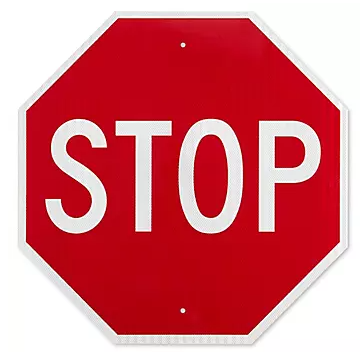
#> input picture Assignment 4/image1.png, 363 x 352 px, given in place of the camera
$ python Rhichard_Koh_Assignment1.py
#> lines starting #> are read from the running program, lines starting #| are printed output that depends on the picture; after the words box and inside, x2 and y2 are one past the last pixel; in counts of white or black regions, pixels touching at a corner belong together
import cv2
import numpy as np

# Access the Webcam
cap = cv2.VideoCapture(0)

while True:
    ret, frame = cap.read()
#> frame is the input picture: shape (352, 363, 3); mean B, G, R 122.1, 113.1, 213.1

    # Convert the webcam's BGR colour space into HSV
    hsvImage = cv2.cvtColor(frame, cv2.COLOR_BGR2HSV)
#> hsvImage: shape (352, 363, 3); mean H, S, V 114.1, 138.3, 213.6
    # Get the mask of all orange colours from the webcam
    mask = cv2.inRange(hsvImage, (10, 100, 20), (25, 255, 255))
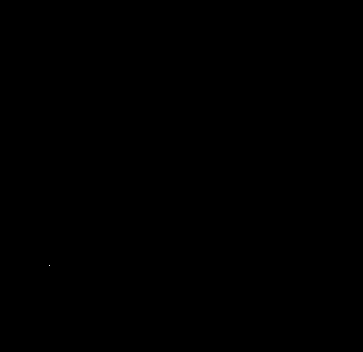
#> mask: shape (352, 363); 0% white in thin lines or dots, all inside (x1, y1, x2, y2) = (49, 265, 50, 266)

    # Find contours in the mask
    contours, _ = cv2.findContours(mask, cv2.RETR_TREE, cv2.CHAIN_APPROX_SIMPLE)
#> contours = [[[49, 265]]]

    for contour in contours:
        # Get bounding box for each contour
        x, y, w, h = cv2.boundingRect(contour)

        # Draw rectangle around the contour
        cv2.rectangle(frame, (x, y), (x+w, y+h), (0, 255, 0), 2)

        # Place Text of Orange when it identifies orange
        cv2.putText(frame, "Orange", (x, y-10), cv2.FONT_HERSHEY_SIMPLEX, 0.9, (0, 140, 255), 2)
#> this loop made 1 pass
#> (x, y, w, h) on pass 1: (49, 265, 1, 1)
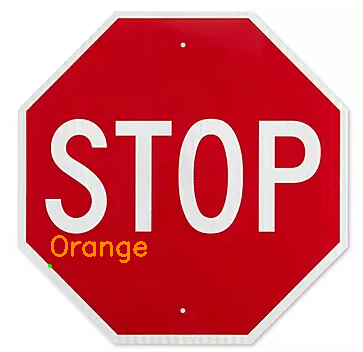
#> frame: shape (352, 363, 3); 0.6% of pixels changed, all inside (x1, y1, x2, y2) = (48, 235, 147, 268)

    # Show the live feed
    cv2.imshow('frame', frame)

    # Press "q" when you want to stop the program
    if cv2.waitKey(1) & 0xFF == ord('q'):
#> (key q is pressed here)
        break

cap.release()
cv2.destroyAllWindows()

$ run again, on Assignment 4/image2.png
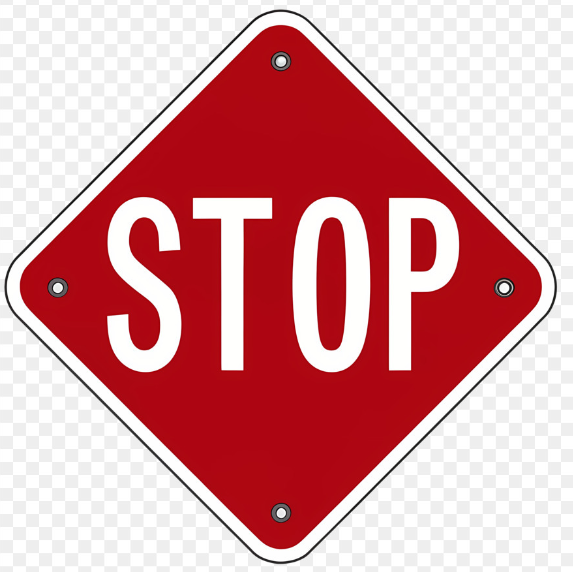
#> input picture Assignment 4/image2.png, 573 x 572 px, given in place of the camera
#> frame is the input picture: shape (572, 573, 3); mean B, G, R 158.9, 154.7, 216.8
#> hsvImage: shape (572, 573, 3); mean H, S, V 71.3, 92, 216.9
#> mask: shape (572, 573); 0% white in thin lines or dots, all inside (x1, y1, x2, y2) = (278, 70, 279, 71)
#> contours = [[[278, 70]]]
#> the loop `for contour in contours:` made 1 pass
#> (x, y, w, h) on pass 1: (278, 70, 1, 1)
#> after the loop `for contour in contours:`:
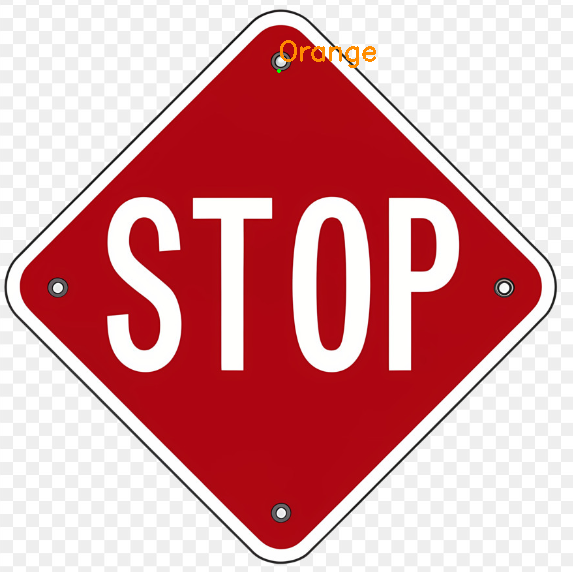
#> frame: shape (572, 573, 3); 0.23% of pixels changed, all inside (x1, y1, x2, y2) = (277, 40, 376, 73)

$ run again, on Assignment 4/image3.png
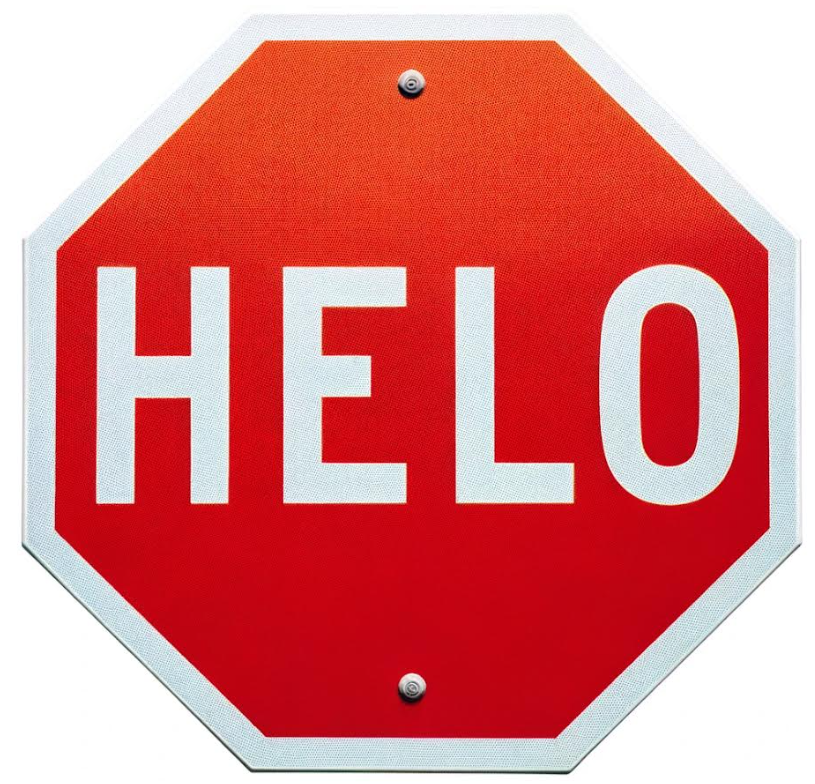
#> input picture Assignment 4/image3.png, 815 x 784 px, given in place of the camera
#> frame is the input picture: shape (784, 815, 3); mean B, G, R 127.4, 126.9, 220
#> hsvImage: shape (784, 815, 3); mean H, S, V 81.9, 128.7, 223.8
#> mask: shape (784, 815); 0.05% white in thin lines or dots, all inside (x1, y1, x2, y2) = (74, 41, 738, 498)
#> contours = 52 contours, 51 with area under 20; largest, box (x1, y1, x2, y2) and area: (175, 99, 208, 132) 44
#> the loop `for contour in contours:` made 52 passes
#> (contour, x, y, w, h) on passes 1, 7, 11, 12, 18, 19: ([[573, 491], [573, 497]], 573, 491, 1, 7), ([[115, 191], [114, 192]], 114, 191, 2, 2), ([[133, 173], [130, 176], [131, 176], [131, 175]], 130, 173, 4, 4), ([[139, 167], [138, 168]], 138, 167, 2, 2), ([[173, 133], [170, 136], [171, 136], [173, 134]], 170, 133, 4, 4), ([[647, 132], [648, 133]], 647, 132, 2, 2)
#> after the loop `for contour in contours:`:
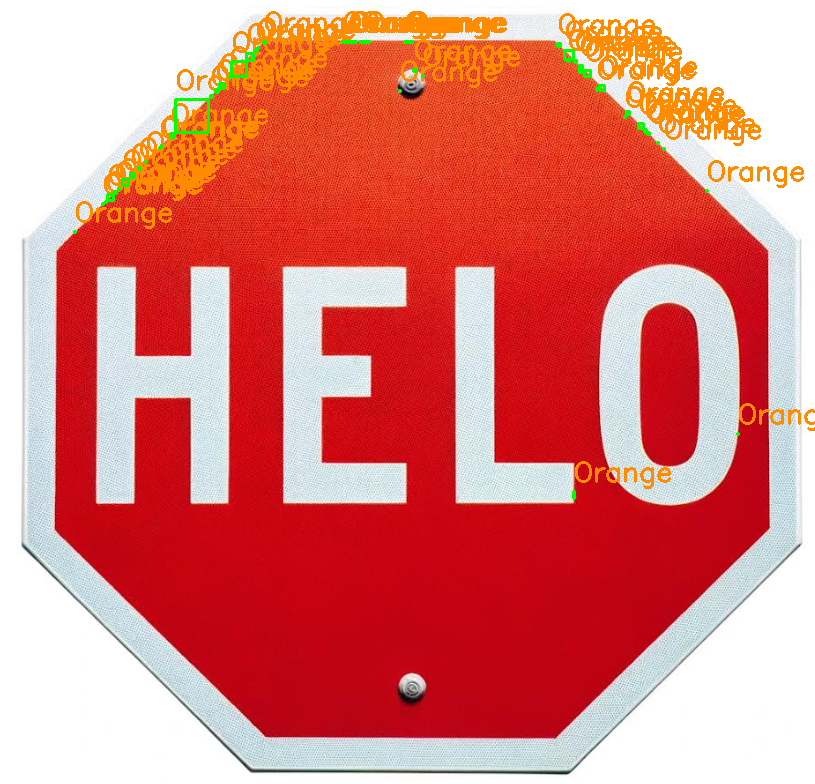
#> frame: shape (784, 815, 3); 4.52% of pixels changed, all inside (x1, y1, x2, y2) = (73, 11, 815, 500)
